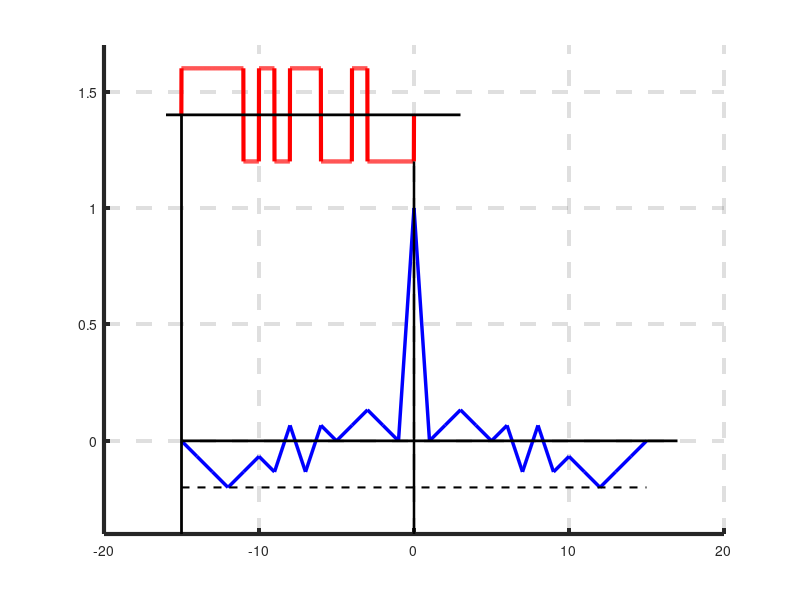

This figure's MATLAB source:
% М-последовательность с N=15 на входе СФ
% и выходное напряжение согласованного фильтра
figure('Color','w')
hold on
clear all

% Входная ПСП
M = [1 1 1 1 -1 1 -1 1 1 -1 -1 1 -1 -1 -1];
N = length(M);
% Импульсный отклик СФ - зеркальное отражение М-последовательности
h = fliplr(M);
% Операция свёртки двух одномерных массивов
r = conv(M, h)/N;
plot([-N:N], [0 r 0], 'b-', 'LineWidth', 2.5)

%-----------------------------------------------------
% Построение М-последовательности
t = -0.01:0.01:N+0.01;
y = zeros(1, length(t));
for i=1:N
    y = y + M(i)*rectpuls(t+0.5-i);
end

t1 = t-N;        % смещение графика ПСП по оси X
y1 = y*0.2+1.4;  % масштабирование и смещение графика ПСП по оси Y 
plot(t1, y1, 'r-', 'LineWidth', 3)
line([-16 3], [1.4 1.4], 'LineWidth', 2, 'Color', 'k');  % Ось
line([0 0], [1.2 -0.4], 'LineWidth', 1.8, 'Color', 'k');
%=====================================================

grid on
axis([-20 20 -0.4 1.7])
%----------------------------------------- 
% Горизонтальная ось
line([-15 17], [0 0], 'LineWidth', 2, 'Color', 'k');
% Вертикальная ось
line([-15 -15], [-0.4 1.4], 'LineWidth', 2, 'Color', 'k');
line([-15 15], [-0.2 -0.2], 'LineWidth', 1.5, ...
    'LineStyle', '--', 'Color', 'k');
set(gca, 'Box', 'off', 'XGrid', 'on', ...
    'GridLineStyle', '--', 'LineWidth', 3, 'Color', 'y')
